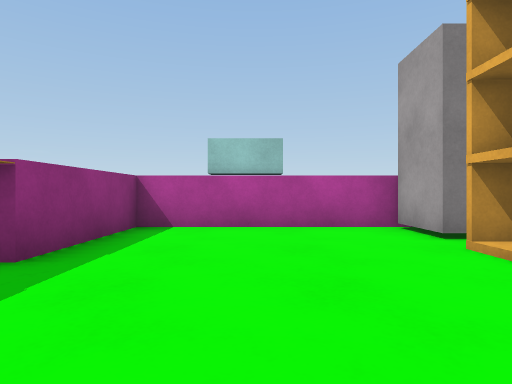
View 1 (above)

14 first-person views from a walk through a scene from a Unity 3-D project. The camera is 0.68 m above the floor, looks level and sees 75° across. The floor is counted in squares, 1 m on a side. Each view is taken from the middle of a square. On the plan, view 1 faces up. The plan holds only what a view shows up to about 10 squares ahead; the rest is blank. The place goes on beyond the plan. The player character is not drawn.

View 2
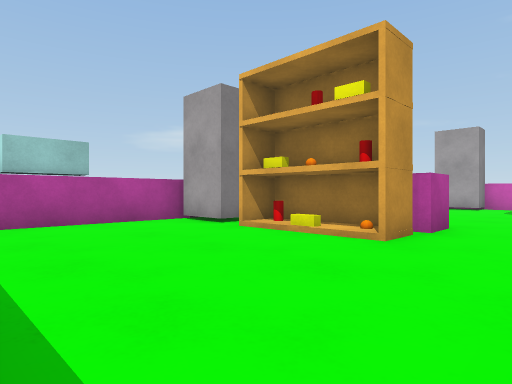

View 3
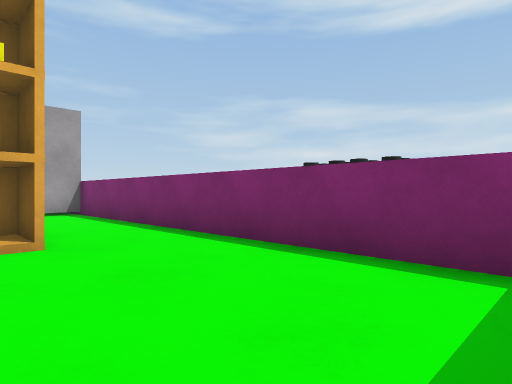

View 4
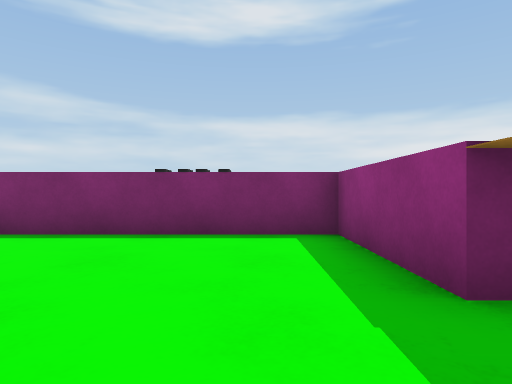

View 5
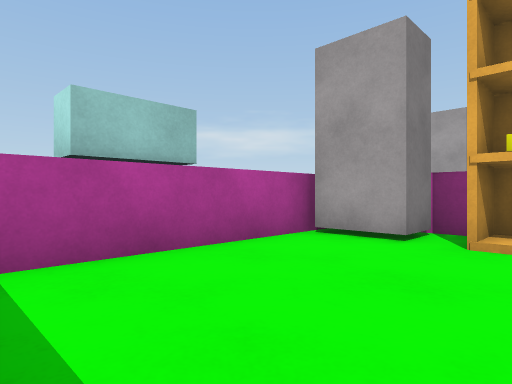

View 6
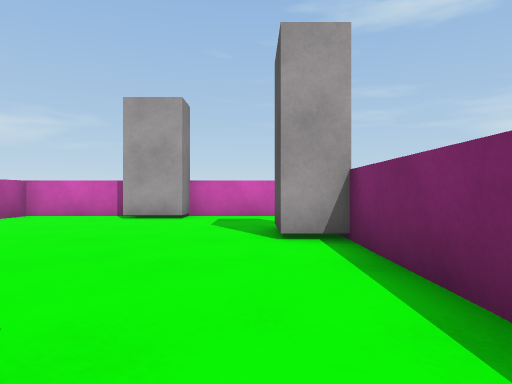

View 7
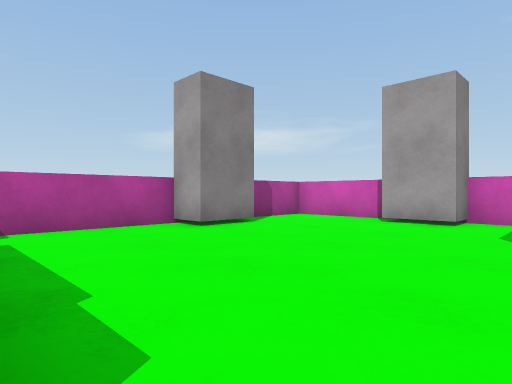

View 8
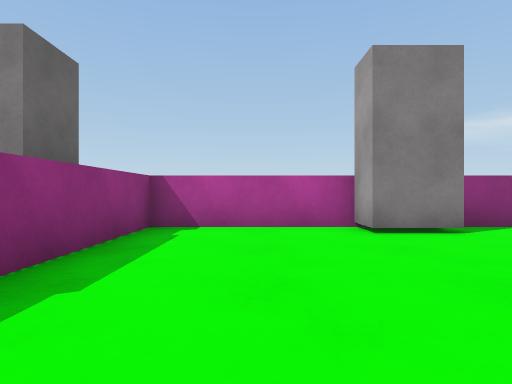

View 9
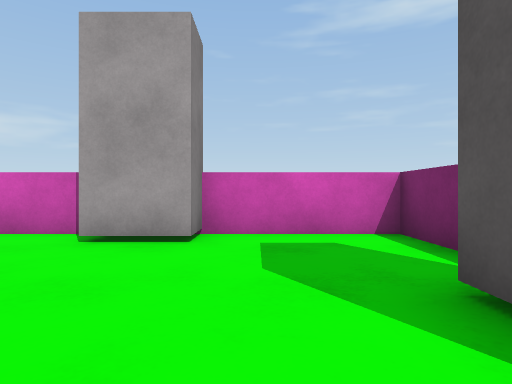

View 10
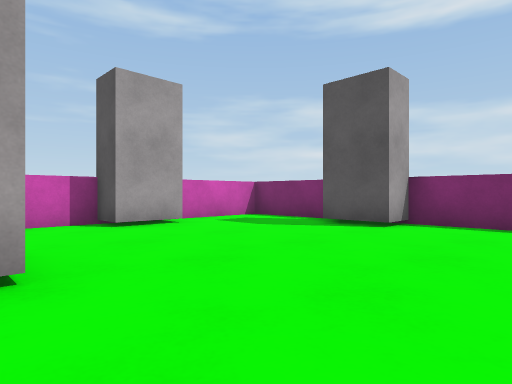

View 11
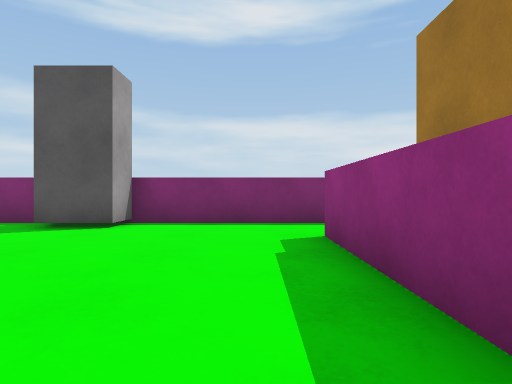

View 12
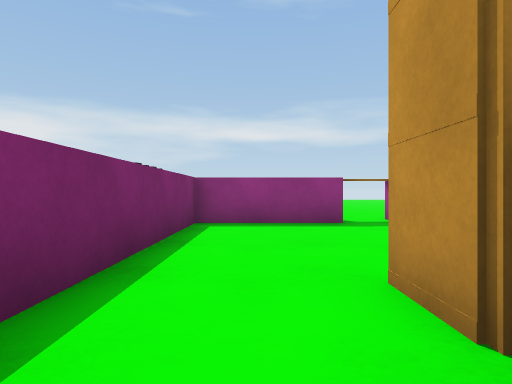

View 13
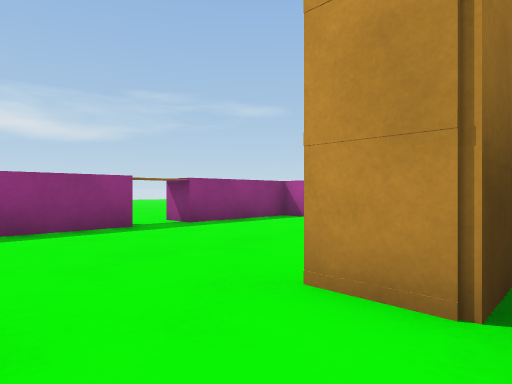

View 14
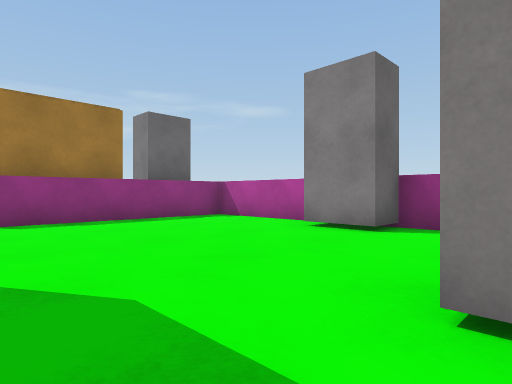

### Floor plan
Points are (right, up) in squares from view 1. A wall is a line through its corners. A room is listed if a view was taken in it or the views show most of it. See-through windows are left out.
Room 1 (views 1, 2, 3, 4, 5)
walls: (-2.2, 3.2) (-3.4, 3.2); (3.9, 0.8) (3.9, 1.2); (3.9, 4.2) (3.9, 4.9); (3, 6.5) (-2.3, 6.5) (-2.3, -1.3) (3.6, -1.3)
ways out: opening at (4.5, -0.5) to room 2; gap at (-3, 2.5)
objects: other object (3, 1) to (3, 4); grey block (3, 5) to (3, 6)
Room 2 (views 6, 7, 8, 9, 10, 11, 12, 13, 14)
walls: (10.9, -1.3) (13.4, -1.3) (13.4, 1.9); (13.4, 3.6) (13.4, 6.5) (4.9, 6.5) (4.9, 0.8) (3.9, 0.8); (3.6, -1.3) (8.5, -1.3)
ways out: opening at (4.5, -0.5) to room 1
objects: grey block (9, -1) to (10, -1); grey block (9, 6) to (10, 6); grey block (13, 2) to (13, 3)

Where each view was taken, in squares from view 1:
view 1: 0 up, 0 right, facing up
view 2: 1 down, 2 left, facing up-right
view 3: 2 up, 2 left, facing down-right
view 4: 4 up, 1 left, facing down
view 5: 3 up, 2 left, facing up-right
view 6: 0 up, 4 right, facing right
view 7: 0 up, 5 right, facing up-right
view 8: 0 up, 7 right, facing up
view 9: 1 up, 8 right, facing right
view 10: 6 up, 6 right, facing down-right
view 11: 6 up, 6 right, facing down
view 12: 0 up, 5 right, facing left
view 13: 1 down, 4 right, facing up-left
view 14: 0 up, 13 right, facing up-left
